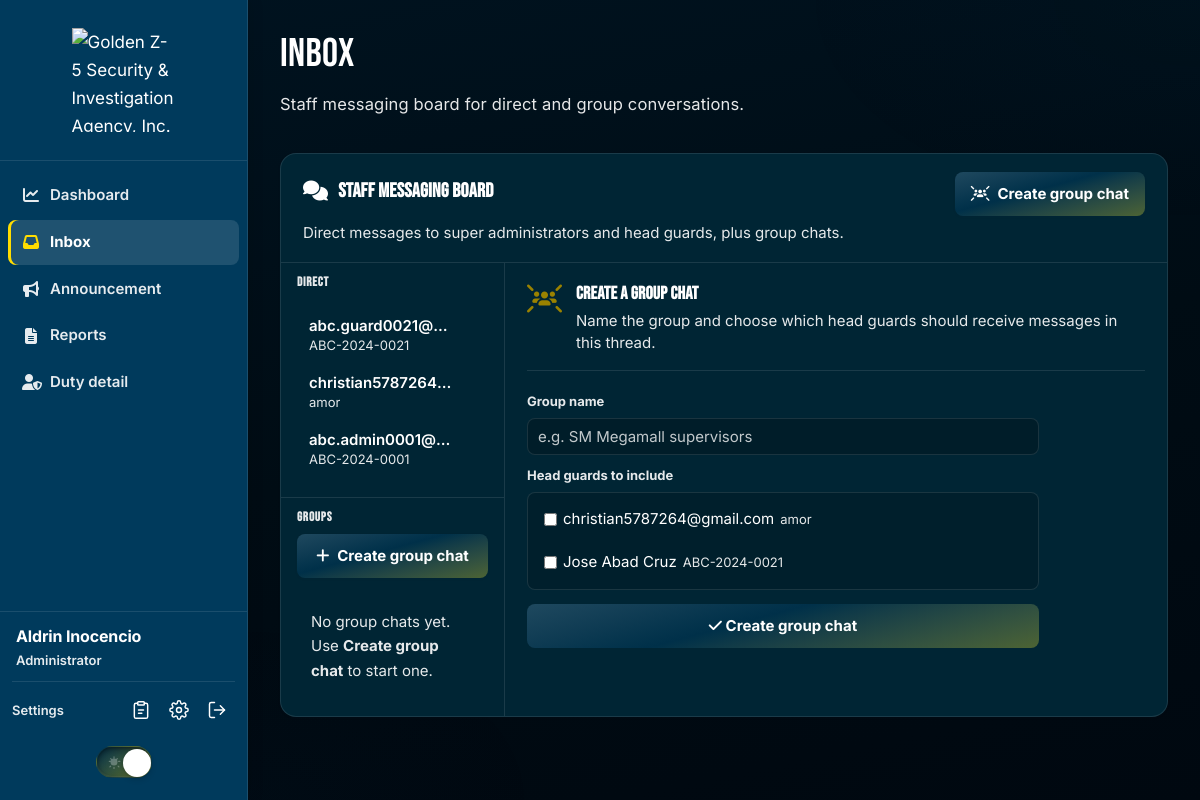
Screenshot of /admin/inbox.php (signed in) with the database file from the repository.
### tables this page shows
CREATE TABLE `users` (
  `Company_ID` varchar(13) NOT NULL,
  `Email` varchar(255) NOT NULL,
  `First_Name` varchar(64) DEFAULT NULL,
  `Last_Name` varchar(64) DEFAULT NULL,
  `password_hash` varchar(255) NOT NULL,
  `role_id` tinyint(3) UNSIGNED DEFAULT NULL,
  `role` tinyint(3) UNSIGNED NOT NULL DEFAULT 0 COMMENT '0=headguard,1=admin,2=superadmin',
  `is_active` tinyint(1) NOT NULL DEFAULT 1,
  `failed_login_attempts` tinyint(3) UNSIGNED NOT NULL DEFAULT 0,
  `locked_until` datetime DEFAULT NULL,
  `last_login_at` datetime DEFAULT NULL,
  `password_changed_at` datetime DEFAULT NULL,
  `created_at` timestamp NOT NULL DEFAULT current_timestamp(),
  `updated_at` timestamp NULL DEFAULT current_timestamp() ON UPDATE current_timestamp()
);

CREATE TABLE `callout_head_guards` (
  `head_guard_id` int(10) UNSIGNED NOT NULL,
  `company_id` varchar(13) DEFAULT NULL COMMENT 'users.Company_ID when account exists',
  `first_name` varchar(255) NOT NULL,
  `middle_name` varchar(255) DEFAULT NULL,
  `last_name` varchar(255) NOT NULL,
  `display_name` varchar(255) NOT NULL COMMENT 'Full name for UI and reports',
  `is_active` tinyint(1) NOT NULL DEFAULT 1,
  `created_at` timestamp NOT NULL DEFAULT current_timestamp()
);

### includes/messaging_board_create_panel.php (the view, shortened to what the rows shown need)
<div class="messaging-create-panel">
    <?php if ($canRenderCreateForm): ?>
    <form method="POST" action="<?= e($messagingCreateGroupUrl) ?>" class="messaging-create-group__form js-messaging-create-group-form">
        <div class="messaging-create-group__members" role="group" aria-label="Select head guards">
            <?php foreach ($messagingHeadGuardOptions as $option): ?>
            <label class="messaging-member-option">
                <input type="checkbox" name="member_ids[]" value="<?= e($option['company_id']) ?>">
                <span><?= e($option['label']) ?></span>
                <span class="messaging-member-option__id"><?= e($option['company_id']) ?></span>
            </label>
            <?php endforeach; ?>
        </div>
    </form>
    <?php else: ?>
    <p class="messaging-board__notice">
        No active head guard accounts yet. In <strong>User Management</strong>, create or activate a user with role <strong>0 (head guard)</strong>, then return here to build a group.
    </p>
    <?php endif; ?>
</div>

### includes/messaging_board.php (shortened to what the rows shown need)
<?php
$messagingContacts = $messagingContacts ?? [];
$messagingActivePeer = $messagingActivePeer ?? null;
$messagingPostUrl = $messagingPostUrl ?? '';
$messagingReturnUrl = $messagingReturnUrl ?? '';
$messagingAvailable = $messagingAvailable ?? false;
$messagingMode = $messagingMode ?? 'direct';
$messagingActiveGroupId = $messagingActiveGroupId ?? null;
$messagingGroupMeta = $messagingGroupMeta ?? null;
$messagingCanCreateGroups = $messagingCanCreateGroups ?? false;
$messagingHeadGuardOptions = $messagingHeadGuardOptions ?? [];
$messagingGroupPostUrl = $messagingGroupPostUrl ?? 'send-group-message.php';
$messagingCreateGroupUrl = $messagingCreateGroupUrl ?? 'create-message-group.php';
$messagingShowDirect = $messagingShowDirect ?? internal_messaging_can_use_direct(auth_user_role());
$groupsAvailable = $groupsAvailable ?? (isset($conn) && $conn instanceof PDO && message_groups_table_exists($conn));
$messagingShowCreatePanel = $messagingShowCreatePanel ?? false;
$messagingThreadApi = $messagingThreadApi ?? 'messaging-thread.php';
$messagingActionUrl = $messagingActionUrl ?? 'messaging-action.php';
$canRenderCreateForm = $messagingCanCreateGroups && $messagingHeadGuardOptions !== [];
$hasActiveThread = ($messagingMode === 'group' && $messagingGroupMeta !== null)
    || ($messagingMode === 'direct' && $messagingActivePeer !== null && $messagingActivePeer !== '');
?>
<section class="messaging-board"
         id="messaging-board"
         aria-labelledby="messaging-board-heading"
         data-thread-api="<?= e($messagingThreadApi) ?>"
         data-send-direct="<?= e($messagingPostUrl) ?>"
         data-send-group="<?= e($messagingGroupPostUrl) ?>"
         data-base-url="<?= e($messagingReturnUrl) ?>"
         data-csrf="<?= e(csrf_token()) ?>"
         data-initial-peer="<?= $messagingMode === 'direct' && $messagingActivePeer ? e($messagingActivePeer) : '' ?>"
         data-initial-group="<?= $messagingMode === 'group' && $messagingActiveGroupId ? (int) $messagingActiveGroupId : '' ?>"
         data-initial-create="<?= $messagingShowCreatePanel ? '1' : '0' ?>"
         data-create-group-url="<?= e($messagingCreateGroupUrl) ?>"
         data-action-url="<?= e($messagingActionUrl) ?>">
    <div class="messaging-board__head">
        <div class="messaging-board__head-row">
            <h2 id="messaging-board-heading" class="messaging-board__title">
                <i class="fa-solid fa-comments" aria-hidden="true"></i>
                Staff messaging board
            </h2>
        </div>
    </div>
    <?php if (!$messagingAvailable && !$groupsAvailable): ?>
        <p class="messaging-board__notice" role="status">
            Messaging is not available yet. Run <code>php database/migrate.php</code> to create the messaging tables.
        </p>
    <?php else: ?>
    <div class="messaging-board__layout">
        <div class="messaging-board__contacts" role="navigation" aria-label="Conversations">
            <?php if ($messagingShowDirect && $messagingAvailable): ?>
            <div class="messaging-board__section">
                <?php if ($messagingContacts === []): ?>
                    <p class="messaging-board__empty"><?= auth_normalize_role(auth_user_role()) === AUTH_ROLE_ADMIN
                        ? 'No super administrator or head guard accounts are active yet.'
                        : 'No administrator accounts are active yet.' ?></p>
                <?php else: ?>
                <ul class="messaging-contact-list">
                    <?php foreach ($messagingContacts as $contact): ?>
                        <?php $isActive = $messagingMode === 'direct' && $messagingActivePeer === $contact['company_id']; ?>
                    <li>
                        <button type="button"
                                class="messaging-contact<?= $isActive ? ' is-active' : '' ?>"
                                data-chat-type="direct"
                                data-peer-id="<?= e($contact['company_id']) ?>"
                                data-chat-label="<?= e($contact['label']) ?>"
                                <?= $isActive ? 'aria-current="true"' : '' ?>>
                            <span class="messaging-contact__label"><?= e($contact['label']) ?></span>
                            <span class="messaging-contact__id"><?= e($contact['company_id']) ?></span>
                        </button>
                    </li>
                    <?php endforeach; ?>
                </ul>
                <?php endif; ?>
            </div>
            <?php endif; ?>
        </div>
        <div class="messaging-board__thread"
             id="messagingThreadPane"
             data-thread-mode="<?= e($messagingShowCreatePanel ? 'create' : ($hasActiveThread ? $messagingMode : 'idle')) ?>">
            <?php if ($messagingShowCreatePanel && $messagingCanCreateGroups): ?>
                <?php require __DIR__ . '/messaging_board_create_panel.php'; ?>
            <?php endif; ?>
        </div>
    </div>
    <?php if ($messagingCanCreateGroups): ?>
        <?php require __DIR__ . '/messaging_board_create_panel.php'; ?>
    <?php endif; ?>
    <?php endif; ?>
</section>

### rows the page displays
users: label "abc.guard0021@…", Company_ID "ABC-2024-0021"
users: label "abc.admin0001@…", Company_ID "ABC-2024-0001"
users: label "christian5787264@gmail.com", Company_ID "amor"
callout_head_guards: label "Jose Abad Cruz", company.Company_ID "ABC-2024-0021"

### other values shown
$adminProfile['name'] "Aldrin Inocencio"
$adminProfile['role'] "Administrator"
$boardSubtitle "Direct messages to super administrators and head guards, plus group chats."
$contact['label'] "christian5787264…"
$contact['company_id'] "amor"
